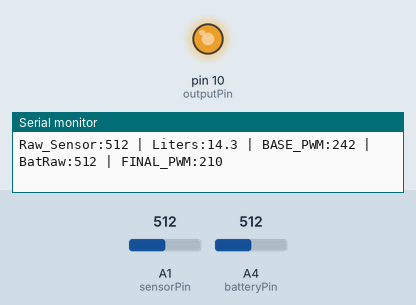
A sketch run on a simulated Arduino Uno, built with avr-gcc and run on an emulated ATmega328P. Parts: output pins drawn as LEDs (lit = HIGH), the last lines printed to the serial monitor. The test bench sets the inputs (shaded band); at power-on: A1 (sensorPin) = 512, A4 (batteryPin) = 512.

Above: at 1.2 s.
1.3 s: A1 (sensorPin) set to 190
At 1.45 s:
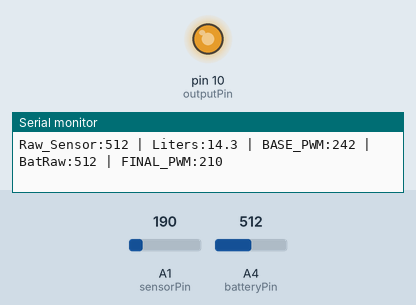
3.1 s: A4 (batteryPin) set to 306
At 4.2 s:
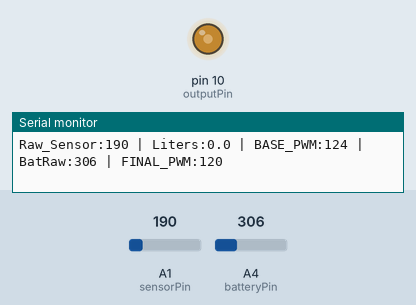
4.6 s: A1 (sensorPin) set to 511
At 4.78 s:
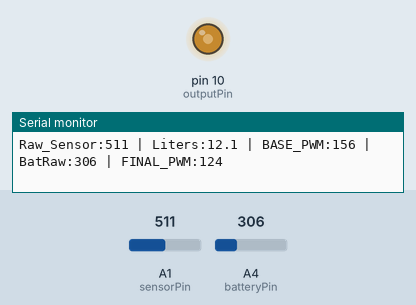
6.7 s: A1 (sensorPin) set to 122
At 7.8 s:
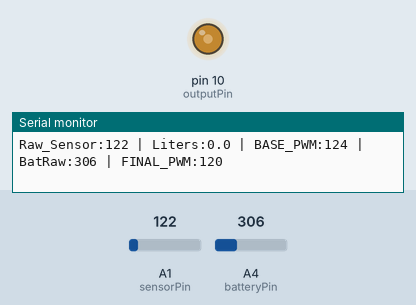
8.2 s: A4 (batteryPin) set to 511
At 8.5 s:
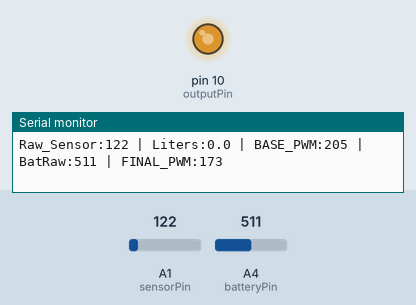
Timing chart, 0 to 10.7 s (numbered marks = the images above; inputs shaded):
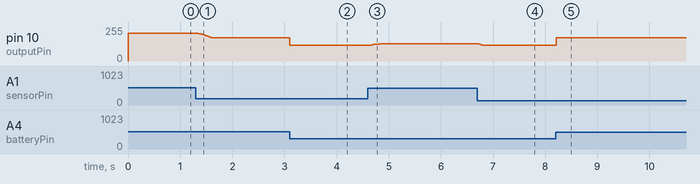

The sketch:

vrod.fuel.sensor.ino
```cpp
#include <avr/pgmspace.h>

// ==================== РЕЖИМ НАСТРОЙКИ ПРИБОРКИ ====================
bool CALIBRATION_MODE = false;  // true - ручной подбор ШИМ, false - работа от датчика
int  TEST_PWM = 183;            // МЕНЯЙ ЭТО ЧИСЛО, чтобы двигать стрелку по рискам

// ==================== НАСТРОЙКА РИСОК ПРИБОРКИ ====================
const int G_POINTS = 9;
const int gPWM[] = {
  183, // ШИМ для риски 0 (Пусто)
  189, // ШИМ для риски 1/8
  196, // ШИМ для риски 1/4
  203, // ШИМ для риски 3/8
  210, // ШИМ для риски 1/2 (Половина)
  216, // ШИМ для риски 5/8
  222, // ШИМ для риски 3/4
  227, // ШИМ для риски 7/8
  232  // ШИМ для риски 1/1 (Полный)
};

// Литры, соответствующие рискам на приборке
const float gLiters[] = {0, 2.5, 5.0, 7.5, 10.0, 12.5, 15.0, 17.5, 20.5};

// ==================== ПИНЫ И ЖЕЛЕЗО ====================
const int sensorPin = A1;
const int batteryPin = A4;
const int outputPin = 10;

const int PWM_OFFSET = -32;
const int SYS_REF = 455;
const float COMP_FACTOR = 0.40;
const int USE_VOLTAGE_COMP = 1;
const float FUEL_FILTER_K = 0.08;

// ==================== ТВОЯ ИДЕАЛЬНАЯ ТАБЛИЦА (С ЛИСТОЧКА) ====================
// Всего 33 точки. Я перенес каждую цифру с твоей фотографии!
const int NUM_POINTS = 33;

const int rawTable[] PROGMEM = {
  222, 226, 237, 242, 248, 253, 260, 268, 272, 280,
  287, 295, 305, 330, 341, 352, 365, 376, 390, 420,
  437, 454, 496, 520, 545, 605, 642, 681, 726, 777,
  837, 987, 1023
};

const float litersTable[] PROGMEM = {
  0.0,  2.0,  3.4,  4.0,  5.0,  5.7,  6.2,  7.0,  7.5,  8.3,
  9.0,  9.4,  10.0, 11.0, 11.3, 11.7, 12.0, 12.2, 12.5, 13.2,
  13.6, 13.8, 14.0, 14.4, 15.0, 16.1, 17.0, 17.4, 18.0, 18.7,
  19.3, 20.1, 20.5
};

float filteredInput = 0;

// ==================== ФУНКЦИИ ====================

// Медианный фильтр (отсекает резкие всплески от плескания бензина)
int getMedianRead(int pin) {
  int samples[5];
  for (int i = 0; i < 5; i++) samples[i] = analogRead(pin);
  for (int i = 0; i < 4; i++) {
    for (int j = i + 1; j < 5; j++) {
      if (samples[i] > samples[j]) {
        int temp = samples[i]; samples[i] = samples[j]; samples[j] = temp;
      }
    }
  }
  return samples[2];
}

// Преобразование "попугаев" АЦП в литры по твоей таблице
float getLitersFromRaw(int raw) {
  if (raw <= pgm_read_word(&rawTable[0])) return pgm_read_float(&litersTable[0]);
  if (raw >= pgm_read_word(&rawTable[NUM_POINTS-1])) return pgm_read_float(&litersTable[NUM_POINTS-1]);
  for (int i = 0; i < NUM_POINTS-1; i++) {
    int r1 = pgm_read_word(&rawTable[i]);
    int r2 = pgm_read_word(&rawTable[i+1]);
    if (raw >= r1 && raw <= r2) {
      float l1 = pgm_read_float(&litersTable[i]);
      float l2 = pgm_read_float(&litersTable[i+1]);
      return l1 + (float)(raw - r1) / (r2 - r1) * (l2 - l1);
    }
  }
  return pgm_read_float(&litersTable[NUM_POINTS-1]);
}

// Преобразование литров в ШИМ для приборки
int getPwmForLiters(float liters) {
  if (liters <= gLiters[0]) return gPWM[0];
  if (liters >= gLiters[G_POINTS-1]) return gPWM[G_POINTS-1];
  for (int i = 0; i < G_POINTS-1; i++) {
    if (liters >= gLiters[i] && liters <= gLiters[i+1]) {
      float ratio = (liters - gLiters[i]) / (gLiters[i+1] - gLiters[i]);
      return gPWM[i] + (int)(ratio * (gPWM[i+1] - gPWM[i]));
    }
  }
  return gPWM[G_POINTS-1];
}

// ==================== ИНИЦИАЛИЗАЦИЯ ====================
void setup() {
  Serial.begin(115200);
  pinMode(outputPin, OUTPUT);

  // При включении зажигания мгновенно считываем уровень топлива,
  // чтобы стрелка сразу встала куда нужно, а не ползла медленно с нуля.
  filteredInput = getMedianRead(sensorPin);
}

// ==================== ОСНОВНОЙ ЦИКЛ ====================
void loop() {
  // 1. Мгновенный вольтметр
  int currentBattery = getMedianRead(batteryPin);

  // 2. Чтение датчика топлива (чистые данные)
  int rawInput = getMedianRead(sensorPin);

  // Плавный фильтр: стрелка не будет дергаться в поворотах
  filteredInput += (float)(rawInput - filteredInput) * FUEL_FILTER_K;
  float currentLiters = getLitersFromRaw((int)filteredInput);

  // 3. Выбор режима ШИМ
  int currentPwm;
  if (CALIBRATION_MODE) {
    currentPwm = TEST_PWM; // Ручной подбор ШИМ (если true)
  } else {
    currentPwm = getPwmForLiters(currentLiters); // Автоматический расчет по таблице
  }

  // 4. Компенсация вольтажа бортсети (чтобы приборка не врала при просадках напряжения)
  if (USE_VOLTAGE_COMP == 1) {
    float sysDelta = (float)currentBattery - (float)SYS_REF;
    currentPwm = currentPwm + (int)(sysDelta * COMP_FACTOR);
  }

  // Применяем офсет (калибровку самой приборки) и выдаем на ножку
  int finalOutput = constrain(currentPwm + PWM_OFFSET, 120, 254);
  analogWrite(outputPin, finalOutput);

  // 5. Вывод в монитор порта (каждые 200мс)
  static uint32_t timer = 0;
  if (millis() - timer > 200) {
    timer = millis();
    Serial.print(F("Raw_Sensor:")); Serial.print(rawInput);
    Serial.print(F(" | Liters:")); Serial.print(currentLiters, 1);

    if (CALIBRATION_MODE) {
      Serial.print(F(" | TEST_PWM:")); Serial.print(TEST_PWM);
    } else {
      Serial.print(F(" | BASE_PWM:")); Serial.print(currentPwm);
    }

    Serial.print(F(" | BatRaw:")); Serial.print(currentBattery);
    Serial.print(F(" | FINAL_PWM:")); Serial.println(finalOutput);
  }
  delay(10);
}
```

Measured:
- after the input at 1.3 s, pin 10 (outputPin): moves from 210/255 to 173/255 over 0.31 s, starting at once
- after the input at 3.1 s, pin 10 (outputPin): 173/255 → 120/255 at once
- after the input at 4.6 s, pin 10 (outputPin): moves from 120/255 to 129/255 over 0.53 s, starting after 0.07 s
- after the input at 6.7 s, pin 10 (outputPin): 129/255 → 120/255 at once
- after the input at 8.2 s, pin 10 (outputPin): 120/255 → 173/255 at once
